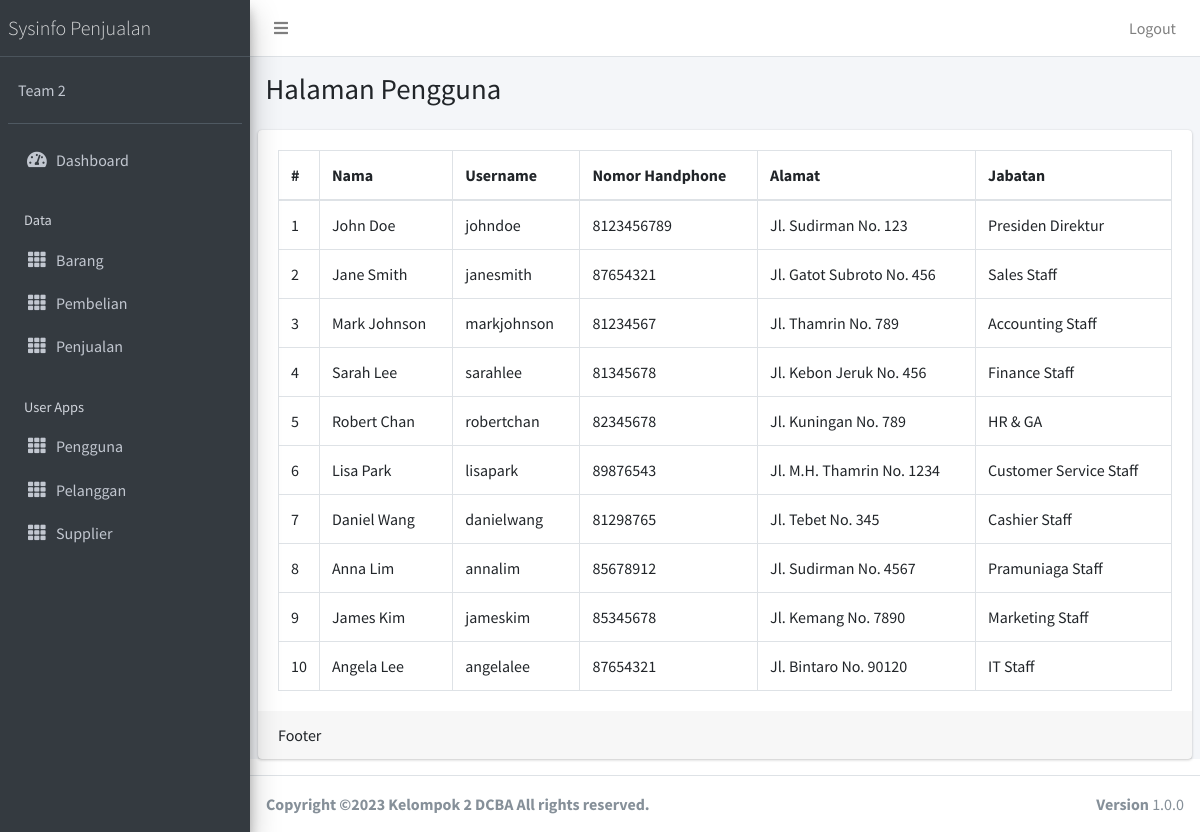
Screenshot of /public/user/index_pengguna (signed in) with the database file from the repository.
### tables this page shows
CREATE TABLE `tb_pengguna` (
  `Id_Pengguna` int(11) NOT NULL,
  `Username` varchar(100) NOT NULL,
  `Password` varchar(100) NOT NULL,
  `Nama_Depan` varchar(100) NOT NULL,
  `Nama_Belakang` varchar(100) NOT NULL,
  `No_HP` varchar(50) NOT NULL,
  `Alamat` varchar(255) DEFAULT NULL,
  `Id_Akses` int(11) NOT NULL
);

CREATE TABLE `tb_hakakses` (
  `Id_Akses` int(11) NOT NULL,
  `Nama_Akses` varchar(50) NOT NULL,
  `Keterangan` varchar(255) DEFAULT NULL
);

### app/core/Controller.php (called while the page is built, shortened)
<?php
class Controller{
	public function view($view, $data = [])
	{
		require_once '../app/views/' . $view . '.php';
	}
	public function model($model)
	{
		return new $model;
	}
}

### app/controllers/User.php (called while the page is built, shortened)
<?php
class User extends Controller {
	public function index_pengguna()
	{
		$data['title'] = 'Data Pengguna';
		$data['pengguna'] = $this->model('UserModel')->getAllPengguna();
		$this->view('user/index_pengguna', $data);
	}
}

### app/core/App.php (called while the page is built, shortened)
<?php
class App{
	protected $method = 'index';
	protected $params = [];
	public function __construct(){
		$url = $this->parseURL();
		if(file_exists('../app/controllers/' . $url[0] . '.php')){
			unset($url[0]);
		}
		$this->controller = new $this->controller;
		if(isset($url[1])){
			if(method_exists($this->controller, $url[1])){
				$this->method = $url[1];
			}
		}
		call_user_func_array([$this->controller, $this->method], $this->params);
	}
	public function parseURL(){
		if( isset($_GET['url'])){
			$url = rtrim($_GET['url'], '/');
			$url = filter_var($url, FILTER_SANITIZE_URL);
			$url = explode('/',$url);
			return $url;
		}
	}
}

### public/index.php (called while the page is built, shortened)
<?php
$app = new App;

### app/core/Database.php (called while the page is built, shortened)
<?php
class Database{
	private $host = DB_HOST;
	private $user = DB_USER;
	private $pass = DB_PASS;
	private $dbnm = DB_NAME;
	private $dbh;
	private $stmt;
	public function __construct()
	{
		$dsn = 'mysql:host='. $this->host .';dbname='. $this->dbnm;
		$option = [
			PDO::ATTR_PERSISTENT => true,
			PDO::ATTR_ERRMODE => PDO::ERRMODE_EXCEPTION
		];
		try{
			$this->dbh = new PDO($dsn,$this->user,$this->pass, $option);
		}catch(PDOException $e){
			die($e->getMessage());
		}
	}
	public function query($query)
	{
		$this->stmt = $this->dbh->prepare($query);
	}
	public function execute()
	{
		$this->stmt->execute();
	}
	public function resultSet()
	{
		$this->execute();
		return $this->stmt->fetchAll(PDO::FETCH_ASSOC);
	}
}

### app/models/UserModel.php (called while the page is built, shortened)
<?php
class UserModel {
	private $table = 'tb_pengguna';
	private $db;
	public function __construct()
	{
		$this->db = new Database;
	}
	public function getAllPengguna()
	{
		$this->db->query("SELECT tb_pengguna.*, tb_hakakses.Nama_Akses as nama_akses FROM " . $this->table . " JOIN tb_hakakses ON tb_hakakses.Id_Akses = tb_pengguna.Id_Akses");
		return $this->db->resultSet();
	}
}

### app/views/user/index_pengguna.php (the view, shortened to what this page needs)
<div class="content-wrapper">
  <section class="content-header">
    <div class="container-fluid">
      <div class="row mb-2">
        <div class="col-sm-6">
          <h1>Halaman Pengguna</h1>
        </div>
      </div>
    </div>
  </section>
  <section class="content">
    <div class="card">
      <div class="card-body">
        <table class="table table-bordered">
                <thead>
                  <tr>
                    <th style="width: 10px">#</th>
                    <th>Nama</th>
                    <th>Username</th>
                    <th>Nomor Handphone</th>
                    <th>Alamat</th>
                    <th>Jabatan</th>
                  </tr>
                </thead>
                <tbody>
                <?php $no=1; ?>
                  <?php foreach ($data['pengguna'] as $row) :?>
                  <tr>
                    <td><?= $no; ?></td>
                    <td><?= $row['Nama_Depan'];?> <?= $row['Nama_Belakang'];?></td>
                    <td><?= $row['Username'];?></td>
                    <td><?= $row['No_HP'];?></td>
                    <td><?= $row['Alamat'];?></td>
                    <td><?= $row['nama_akses'];?></td>
                  </tr>
                  <?php $no++; endforeach; ?>
                </tbody>
              </table>
      </div>
      <div class="card-footer">
        Footer
      </div>
    </div>
  </section>
</div>

### rows the page displays
tb_pengguna: Nama_Depan "John", Nama_Belakang "Doe", Username "johndoe", No_HP "8123456789", Alamat "Jl. Sudirman No. 123", Id_Akses.Nama_Akses "Presiden Direktur"
tb_pengguna: Nama_Depan "Jane", Nama_Belakang "Smith", Username "janesmith", No_HP "87654321", Alamat "Jl. Gatot Subroto No. 456", Id_Akses.Nama_Akses "Sales Staff"
tb_pengguna: Nama_Depan "Mark", Nama_Belakang "Johnson", Username "markjohnson", No_HP "81234567", Alamat "Jl. Thamrin No. 789", Id_Akses.Nama_Akses "Accounting Staff"
tb_pengguna: Nama_Depan "Sarah", Nama_Belakang "Lee", Username "sarahlee", No_HP "81345678", Alamat "Jl. Kebon Jeruk No. 456", Id_Akses.Nama_Akses "Finance Staff"
tb_pengguna: Nama_Depan "Robert", Nama_Belakang "Chan", Username "robertchan", No_HP "82345678", Alamat "Jl. Kuningan No. 789", Id_Akses.Nama_Akses "HR & GA"
tb_pengguna: Nama_Depan "Lisa", Nama_Belakang "Park", Username "lisapark", No_HP "89876543", Alamat "Jl. M.H. Thamrin No. 1234", Id_Akses.Nama_Akses "Customer Service Staff"
tb_pengguna: Nama_Depan "Daniel", Nama_Belakang "Wang", Username "danielwang", No_HP "81298765", Alamat "Jl. Tebet No. 345", Id_Akses.Nama_Akses "Cashier Staff"
tb_pengguna: Nama_Depan "Anna", Nama_Belakang "Lim", Username "annalim", No_HP "85678912", Alamat "Jl. Sudirman No. 4567", Id_Akses.Nama_Akses "Pramuniaga Staff"
tb_pengguna: Nama_Depan "James", Nama_Belakang "Kim", Username "jameskim", No_HP "85345678", Alamat "Jl. Kemang No. 7890", Id_Akses.Nama_Akses "Marketing Staff"
tb_pengguna: Nama_Depan "Angela", Nama_Belakang "Lee", Username "angelalee", No_HP "87654321", Alamat "Jl. Bintaro No. 90120", Id_Akses.Nama_Akses "IT Staff"
